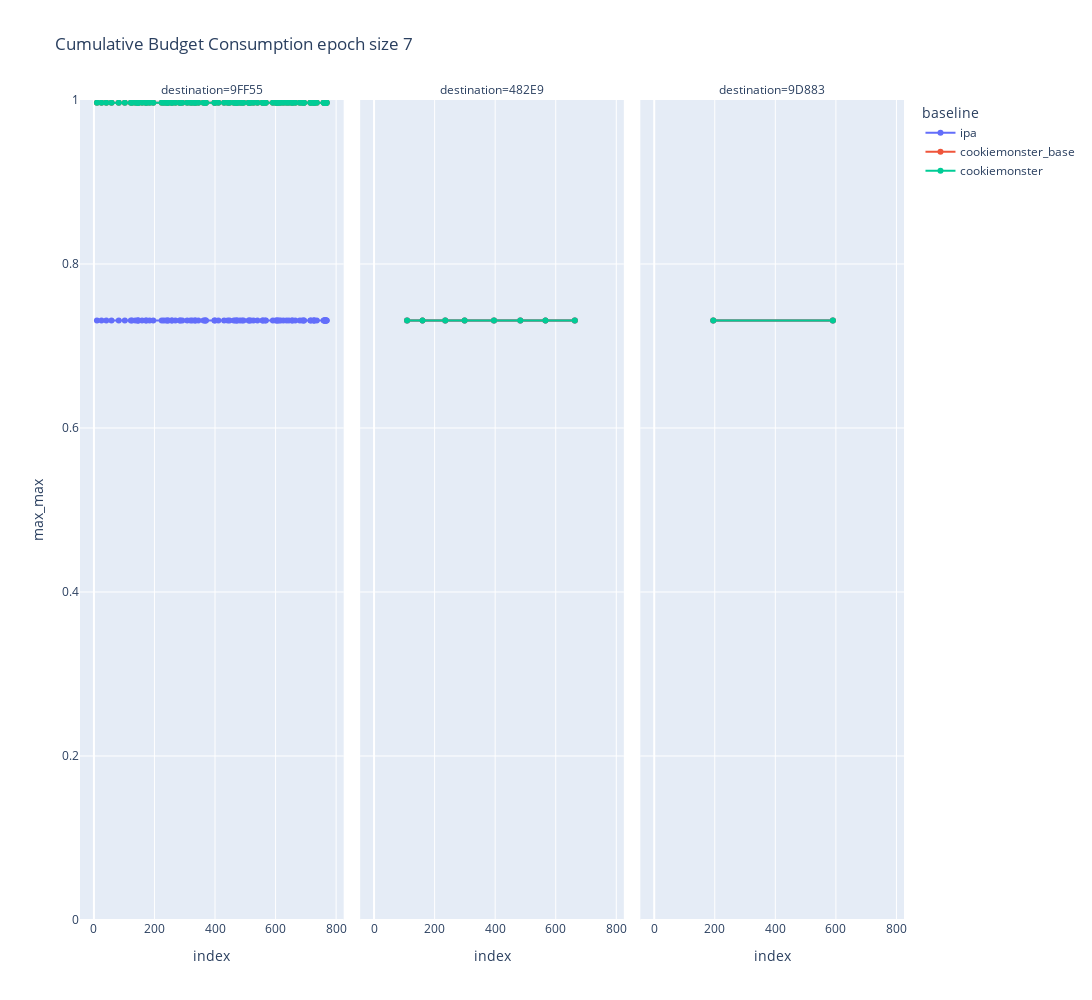
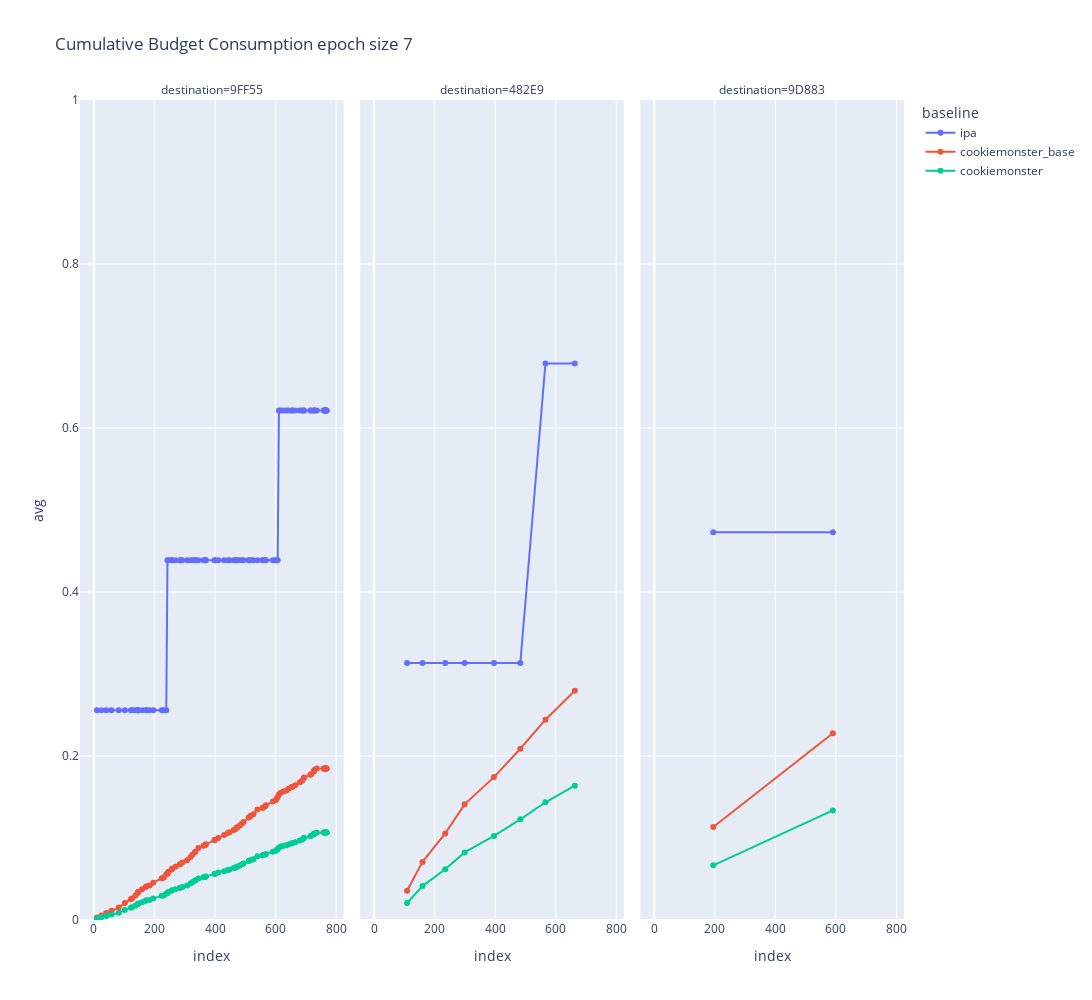

The notebook cell these images were saved under, in order:
### Code cell
u.plot_budget_consumption_lines(
    path,
    epoch_size=7,
    by_destination=True,
    extra_df_prep=extra_df_prep
)

### Figure 1 — Plotly figure (JSON) as saved in the notebook; plotly's stock layout.template omitted (floating-point values rounded to 4 significant figures)
{"data": [{"hovertemplate": "baseline=ipa<br>destination=9FF55<br>index=%{x}<br>max_max=%{y}<extra></extra>", "legendgroup": "ipa", "line": {"color": "#636efa", "dash": "solid"}, "marker": {"symbol": "circle"}, "mode": "lines+markers", "name": "ipa", "orientation": "v", "showlegend": true, "type": "scatter", "x": [10, 25, 41, 58, 82, 102, 122, 126, 137, 144, 146, 147, 159, 171, 174, 184, 196, 224, 231, 239, 243, 246, 257, 258, 269, 283, 286, 292, 308, 319, 325, 334, 335, 345, 362, 366, 369, 370, 398, 400, 411, 430, 442, 448, 462, 467, 472, 473, 482, 489, 494, 511, 513, 518, 527, 540, 557, 558, 565, 568, 591, 601, 604, 607, 611, 617, 626, 636, 644, 654, 656, 665, 680, 688, 693, 694, 715, 717, 726, 727, 728, 736, 759, 760, 761, 762, 763, 764, 765, 766, 767, 768, 769], "xaxis": "x", "y": [0.731, 0.731, 0.731, 0.731, 0.731, 0.731, 0.731, 0.731, 0.731, 0.731, 0.731, 0.731, 0.731, 0.731, 0.731, 0.731, 0.731, 0.731, 0.731, 0.731, 0.731, 0.731, 0.731, 0.731, 0.731, 0.731, 0.731, 0.731, 0.731, 0.731, 0.731, 0.731, 0.731, 0.731, 0.731, 0.731, 0.731, 0.731, 0.731, 0.731, 0.731, 0.731, 0.731, 0.731, 0.731, 0.731, 0.731, 0.731, 0.731, 0.731, 0.731, 0.731, 0.731, 0.731, 0.731, 0.731, 0.731, 0.731, 0.731, 0.731, 0.731, 0.731, 0.731, 0.731, 0.731, 0.731, 0.731, 0.731, 0.731, 0.731, 0.731, 0.731, 0.731, 0.731, 0.731, 0.731, 0.731, 0.731, 0.731, 0.731, 0.731, 0.731, 0.731, 0.731, 0.731, 0.731, 0.731, 0.731, 0.731, 0.731, 0.731, 0.731, 0.731], "yaxis": "y"}, {"hovertemplate": "baseline=ipa<br>destination=482E9<br>index=%{x}<br>max_max=%{y}<extra></extra>", "legendgroup": "ipa", "line": {"color": "#636efa", "dash": "solid"}, "marker": {"symbol": "circle"}, "mode": "lines+markers", "name": "ipa", "orientation": "v", "showlegend": false, "type": "scatter", "x": [109, 160, 235, 299, 396, 483, 566, 663], "xaxis": "x2", "y": [0.731, 0.731, 0.731, 0.731, 0.731, 0.731, 0.731, 0.731], "yaxis": "y2"}, {"hovertemplate": "baseline=ipa<br>destination=9D883<br>index=%{x}<br>max_max=%{y}<extra></extra>", "legendgroup": "ipa", "line": {"color": "#636efa", "dash": "solid"}, "marker": {"symbol": "circle"}, "mode": "lines+markers", "name": "ipa", "orientation": "v", "showlegend": false, "type": "scatter", "x": [195, 590], "xaxis": "x3", "y": [0.731, 0.731], "yaxis": "y3"}, {"hovertemplate": "baseline=cookiemonster_base<br>destination=9FF55<br>index=%{x}<br>max_max=%{y}<extra></extra>", "legendgroup": "cookiemonster_base", "line": {"color": "#EF553B", "dash": "solid"}, "marker": {"symbol": "circle"}, "mode": "lines+markers", "name": "cookiemonster_base", "orientation": "v", "showlegend": true, "type": "scatter", "x": [10, 25, 41, 58, 82, 102, 122, 126, 137, 144, 146, 147, 159, 171, 174, 184, 196, 224, 231, 239, 243, 246, 257, 258, 269, 283, 286, 292, 308, 319, 325, 334, 335, 345, 362, 366, 369, 370, 398, 400, 411, 430, 442, 448, 462, 467, 472, 473, 482, 489, 494, 511, 513, 518, 527, 540, 557, 558, 565, 568, 591, 601, 604, 607, 611, 617, 626, 636, 644, 654, 656, 665, 680, 688, 693, 694, 715, 717, 726, 727, 728, 736, 759, 760, 761, 762, 763, 764, 765, 766, 767, 768, 769], "xaxis": "x", "y": [0.9968, 0.9968, 0.9968, 0.9968, 0.9968, 0.9968, 0.9968, 0.9968, 0.9968, 0.9968, 0.9968, 0.9968, 0.9968, 0.9968, 0.9968, 0.9968, 0.9968, 0.9968, 0.9968, 0.9968, 0.9968, 0.9968, 0.9968, 0.9968, 0.9968, 0.9968, 0.9968, 0.9968, 0.9968, 0.9968, 0.9968, 0.9968, 0.9968, 0.9968, 0.9968, 0.9968, 0.9968, 0.9968, 0.9968, 0.9968, 0.9968, 0.9968, 0.9968, 0.9968, 0.9968, 0.9968, 0.9968, 0.9968, 0.9968, 0.9968, 0.9968, 0.9968, 0.9968, 0.9968, 0.9968, 0.9968, 0.9968, 0.9968, 0.9968, 0.9968, 0.9968, 0.9968, 0.9968, 0.9968, 0.9968, 0.9968, 0.9968, 0.9968, 0.9968, 0.9968, 0.9968, 0.9968, 0.9968, 0.9968, 0.9968, 0.9968, 0.9968, 0.9968, 0.9968, 0.9968, 0.9968, 0.9968, 0.9968, 0.9968, 0.9968, 0.9968, 0.9968, 0.9968, 0.9968, 0.9968, 0.9968, 0.9968, 0.9968], "yaxis": "y"}, {"hovertemplate": "baseline=cookiemonster_base<br>destination=482E9<br>index=%{x}<br>max_max=%{y}<extra></extra>", "legendgroup": "cookiemonster_base", "line": {"color": "#EF553B", "dash": "solid"}, "marker": {"symbol": "circle"}, "mode": "lines+markers", "name": "cookiemonster_base", "orientation": "v", "showlegend": false, "type": "scatter", "x": [109, 160, 235, 299, 396, 483, 566, 663], "xaxis": "x2", "y": [0.731, 0.731, 0.731, 0.731, 0.731, 0.731, 0.731, 0.731], "yaxis": "y2"}, {"hovertemplate": "baseline=cookiemonster_base<br>destination=9D883<br>index=%{x}<br>max_max=%{y}<extra></extra>", "legendgroup": "cookiemonster_base", "line": {"color": "#EF553B", "dash": "solid"}, "marker": {"symbol": "circle"}, "mode": "lines+markers", "name": "cookiemonster_base", "orientation": "v", "showlegend": false, "type": "scatter", "x": [195, 590], "xaxis": "x3", "y": [0.731, 0.731], "yaxis": "y3"}, {"hovertemplate": "baseline=cookiemonster<br>destination=9FF55<br>index=%{x}<br>max_max=%{y}<extra></extra>", "legendgroup": "cookiemonster", "line": {"color": "#00cc96", "dash": "solid"}, "marker": {"symbol": "circle"}, "mode": "lines+markers", "name": "cookiemonster", "orientation": "v", "showlegend": true, "type": "scatter", "x": [10, 25, 41, 58, 82, 102, 122, 126, 137, 144, 146, 147, 159, 171, 174, 184, 196, 224, 231, 239, 243, 246, 257, 258, 269, 283, 286, 292, 308, 319, 325, 334, 335, 345, 362, 366, 369, 370, 398, 400, 411, 430, 442, 448, 462, 467, 472, 473, 482, 489, 494, 511, 513, 518, 527, 540, 557, 558, 565, 568, 591, 601, 604, 607, 611, 617, 626, 636, 644, 654, 656, 665, 680, 688, 693, 694, 715, 717, 726, 727, 728, 736, 759, 760, 761, 762, 763, 764, 765, 766, 767, 768, 769], "xaxis": "x", "y": [0.9968, 0.9968, 0.9968, 0.9968, 0.9968, 0.9968, 0.9968, 0.9968, 0.9968, 0.9968, 0.9968, 0.9968, 0.9968, 0.9968, 0.9968, 0.9968, 0.9968, 0.9968, 0.9968, 0.9968, 0.9968, 0.9968, 0.9968, 0.9968, 0.9968, 0.9968, 0.9968, 0.9968, 0.9968, 0.9968, 0.9968, 0.9968, 0.9968, 0.9968, 0.9968, 0.9968, 0.9968, 0.9968, 0.9968, 0.9968, 0.9968, 0.9968, 0.9968, 0.9968, 0.9968, 0.9968, 0.9968, 0.9968, 0.9968, 0.9968, 0.9968, 0.9968, 0.9968, 0.9968, 0.9968, 0.9968, 0.9968, 0.9968, 0.9968, 0.9968, 0.9968, 0.9968, 0.9968, 0.9968, 0.9968, 0.9968, 0.9968, 0.9968, 0.9968, 0.9968, 0.9968, 0.9968, 0.9968, 0.9968, 0.9968, 0.9968, 0.9968, 0.9968, 0.9968, 0.9968, 0.9968, 0.9968, 0.9968, 0.9968, 0.9968, 0.9968, 0.9968, 0.9968, 0.9968, 0.9968, 0.9968, 0.9968, 0.9968], "yaxis": "y"}, {"hovertemplate": "baseline=cookiemonster<br>destination=482E9<br>index=%{x}<br>max_max=%{y}<extra></extra>", "legendgroup": "cookiemonster", "line": {"color": "#00cc96", "dash": "solid"}, "marker": {"symbol": "circle"}, "mode": "lines+markers", "name": "cookiemonster", "orientation": "v", "showlegend": false, "type": "scatter", "x": [109, 160, 235, 299, 396, 483, 566, 663], "xaxis": "x2", "y": [0.731, 0.731, 0.731, 0.731, 0.731, 0.731, 0.731, 0.731], "yaxis": "y2"}, {"hovertemplate": "baseline=cookiemonster<br>destination=9D883<br>index=%{x}<br>max_max=%{y}<extra></extra>", "legendgroup": "cookiemonster", "line": {"color": "#00cc96", "dash": "solid"}, "marker": {"symbol": "circle"}, "mode": "lines+markers", "name": "cookiemonster", "orientation": "v", "showlegend": false, "type": "scatter", "x": [195, 590], "xaxis": "x3", "y": [0.731, 0.731], "yaxis": "y3"}], "layout": {"annotations": [{"showarrow": false, "text": "destination=9FF55", "x": 0.16, "xanchor": "center", "xref": "paper", "y": 1, "yanchor": "bottom", "yref": "paper"}, {"showarrow": false, "text": "destination=482E9", "x": 0.5, "xanchor": "center", "xref": "paper", "y": 1, "yanchor": "bottom", "yref": "paper"}, {"showarrow": false, "text": "destination=9D883", "x": 0.84, "xanchor": "center", "xref": "paper", "y": 1, "yanchor": "bottom", "yref": "paper"}], "height": 1000, "legend": {"title": {"text": "baseline"}, "tracegroupgap": 0}, "title": {"text": "Cumulative Budget Consumption epoch size 7"}, "width": 1100, "xaxis": {"anchor": "y", "domain": [0, 0.32], "title": {"text": "index"}}, "xaxis2": {"anchor": "y2", "domain": [0.34, 0.66], "matches": "x", "title": {"text": "index"}}, "xaxis3": {"anchor": "y3", "domain": [0.68, 1.0], "matches": "x", "title": {"text": "index"}}, "yaxis": {"anchor": "x", "domain": [0, 1], "range": [0, 1], "title": {"text": "max_max"}}, "yaxis2": {"anchor": "x2", "domain": [0, 1], "matches": "y", "showticklabels": false}, "yaxis3": {"anchor": "x3", "domain": [0, 1], "matches": "y", "showticklabels": false}}}

### Figure 2 — Plotly figure (JSON) as saved in the notebook; plotly's stock layout.template omitted (floating-point values rounded to 4 significant figures)
{"data": [{"hovertemplate": "baseline=ipa<br>destination=9FF55<br>index=%{x}<br>avg=%{y}<extra></extra>", "legendgroup": "ipa", "line": {"color": "#636efa", "dash": "solid"}, "marker": {"symbol": "circle"}, "mode": "lines+markers", "name": "ipa", "orientation": "v", "showlegend": true, "type": "scatter", "x": [10, 25, 41, 58, 82, 102, 122, 126, 137, 144, 146, 147, 159, 171, 174, 184, 196, 224, 231, 239, 243, 246, 257, 258, 269, 283, 286, 292, 308, 319, 325, 334, 335, 345, 362, 366, 369, 370, 398, 400, 411, 430, 442, 448, 462, 467, 472, 473, 482, 489, 494, 511, 513, 518, 527, 540, 557, 558, 565, 568, 591, 601, 604, 607, 611, 617, 626, 636, 644, 654, 656, 665, 680, 688, 693, 694, 715, 717, 726, 727, 728, 736, 759, 760, 761, 762, 763, 764, 765, 766, 767, 768, 769], "xaxis": "x", "y": [0.2558, 0.2558, 0.2558, 0.2558, 0.2558, 0.2558, 0.2558, 0.2558, 0.2558, 0.2558, 0.2558, 0.2558, 0.2558, 0.2558, 0.2558, 0.2558, 0.2558, 0.2558, 0.2558, 0.2558, 0.4386, 0.4386, 0.4386, 0.4386, 0.4386, 0.4386, 0.4386, 0.4386, 0.4386, 0.4386, 0.4386, 0.4386, 0.4386, 0.4386, 0.4386, 0.4386, 0.4386, 0.4386, 0.4386, 0.4386, 0.4386, 0.4386, 0.4386, 0.4386, 0.4386, 0.4386, 0.4386, 0.4386, 0.4386, 0.4386, 0.4386, 0.4386, 0.4386, 0.4386, 0.4386, 0.4386, 0.4386, 0.4386, 0.4386, 0.4386, 0.4386, 0.4386, 0.4386, 0.4386, 0.6213, 0.6213, 0.6213, 0.6213, 0.6213, 0.6213, 0.6213, 0.6213, 0.6213, 0.6213, 0.6213, 0.6213, 0.6213, 0.6213, 0.6213, 0.6213, 0.6213, 0.6213, 0.6213, 0.6213, 0.6213, 0.6213, 0.6213, 0.6213, 0.6213, 0.6213, 0.6213, 0.6213, 0.6213], "yaxis": "y"}, {"hovertemplate": "baseline=ipa<br>destination=482E9<br>index=%{x}<br>avg=%{y}<extra></extra>", "legendgroup": "ipa", "line": {"color": "#636efa", "dash": "solid"}, "marker": {"symbol": "circle"}, "mode": "lines+markers", "name": "ipa", "orientation": "v", "showlegend": false, "type": "scatter", "x": [109, 160, 235, 299, 396, 483, 566, 663], "xaxis": "x2", "y": [0.3133, 0.3133, 0.3133, 0.3133, 0.3133, 0.3133, 0.6788, 0.6788], "yaxis": "y2"}, {"hovertemplate": "baseline=ipa<br>destination=9D883<br>index=%{x}<br>avg=%{y}<extra></extra>", "legendgroup": "ipa", "line": {"color": "#636efa", "dash": "solid"}, "marker": {"symbol": "circle"}, "mode": "lines+markers", "name": "ipa", "orientation": "v", "showlegend": false, "type": "scatter", "x": [195, 590], "xaxis": "x3", "y": [0.473, 0.473], "yaxis": "y3"}, {"hovertemplate": "baseline=cookiemonster_base<br>destination=9FF55<br>index=%{x}<br>avg=%{y}<extra></extra>", "legendgroup": "cookiemonster_base", "line": {"color": "#EF553B", "dash": "solid"}, "marker": {"symbol": "circle"}, "mode": "lines+markers", "name": "cookiemonster_base", "orientation": "v", "showlegend": true, "type": "scatter", "x": [10, 25, 41, 58, 82, 102, 122, 126, 137, 144, 146, 147, 159, 171, 174, 184, 196, 224, 231, 239, 243, 246, 257, 258, 269, 283, 286, 292, 308, 319, 325, 334, 335, 345, 362, 366, 369, 370, 398, 400, 411, 430, 442, 448, 462, 467, 472, 473, 482, 489, 494, 511, 513, 518, 527, 540, 557, 558, 565, 568, 591, 601, 604, 607, 611, 617, 626, 636, 644, 654, 656, 665, 680, 688, 693, 694, 715, 717, 726, 727, 728, 736, 759, 760, 761, 762, 763, 764, 765, 766, 767, 768, 769], "xaxis": "x", "y": [0.002914, 0.005552, 0.008446, 0.01126, 0.0152, 0.02082, 0.02527, 0.02633, 0.02973, 0.0328, 0.03417, 0.03448, 0.03755, 0.04039, 0.04127, 0.04222, 0.04533, 0.05105, 0.05168, 0.0558, 0.05631, 0.05871, 0.06164, 0.06241, 0.06487, 0.06782, 0.06844, 0.07002, 0.07302, 0.07692, 0.07963, 0.08308, 0.08321, 0.08773, 0.0907, 0.09127, 0.09173, 0.09236, 0.0974, 0.09788, 0.1002, 0.1035, 0.106, 0.1071, 0.1099, 0.1106, 0.1127, 0.1127, 0.1153, 0.1176, 0.1196, 0.1249, 0.1254, 0.1273, 0.1288, 0.1346, 0.1367, 0.1368, 0.1386, 0.1398, 0.1446, 0.1462, 0.1481, 0.1501, 0.1532, 0.1552, 0.1566, 0.1578, 0.1603, 0.1623, 0.1626, 0.1645, 0.168, 0.17, 0.1728, 0.1738, 0.1772, 0.1779, 0.181, 0.1815, 0.183, 0.1846, 0.1849, 0.1849, 0.1849, 0.1849, 0.1849, 0.1849, 0.1849, 0.1849, 0.1849, 0.1849, 0.1849], "yaxis": "y"}, {"hovertemplate": "baseline=cookiemonster_base<br>destination=482E9<br>index=%{x}<br>avg=%{y}<extra></extra>", "legendgroup": "cookiemonster_base", "line": {"color": "#EF553B", "dash": "solid"}, "marker": {"symbol": "circle"}, "mode": "lines+markers", "name": "cookiemonster_base", "orientation": "v", "showlegend": false, "type": "scatter", "x": [109, 160, 235, 299, 396, 483, 566, 663], "xaxis": "x2", "y": [0.03561, 0.07087, 0.1056, 0.1411, 0.1743, 0.2089, 0.2443, 0.2795], "yaxis": "y2"}, {"hovertemplate": "baseline=cookiemonster_base<br>destination=9D883<br>index=%{x}<br>avg=%{y}<extra></extra>", "legendgroup": "cookiemonster_base", "line": {"color": "#EF553B", "dash": "solid"}, "marker": {"symbol": "circle"}, "mode": "lines+markers", "name": "cookiemonster_base", "orientation": "v", "showlegend": false, "type": "scatter", "x": [195, 590], "xaxis": "x3", "y": [0.1135, 0.2278], "yaxis": "y3"}, {"hovertemplate": "baseline=cookiemonster<br>destination=9FF55<br>index=%{x}<br>avg=%{y}<extra></extra>", "legendgroup": "cookiemonster", "line": {"color": "#00cc96", "dash": "solid"}, "marker": {"symbol": "circle"}, "mode": "lines+markers", "name": "cookiemonster", "orientation": "v", "showlegend": true, "type": "scatter", "x": [10, 25, 41, 58, 82, 102, 122, 126, 137, 144, 146, 147, 159, 171, 174, 184, 196, 224, 231, 239, 243, 246, 257, 258, 269, 283, 286, 292, 308, 319, 325, 334, 335, 345, 362, 366, 369, 370, 398, 400, 411, 430, 442, 448, 462, 467, 472, 473, 482, 489, 494, 511, 513, 518, 527, 540, 557, 558, 565, 568, 591, 601, 604, 607, 611, 617, 626, 636, 644, 654, 656, 665, 680, 688, 693, 694, 715, 717, 726, 727, 728, 736, 759, 760, 761, 762, 763, 764, 765, 766, 767, 768, 769], "xaxis": "x", "y": [0.001704, 0.003317, 0.004955, 0.00665, 0.008916, 0.01208, 0.01481, 0.01542, 0.01743, 0.01921, 0.01992, 0.02008, 0.02171, 0.02345, 0.02397, 0.02454, 0.02635, 0.02944, 0.02984, 0.0323, 0.03261, 0.03405, 0.0358, 0.03625, 0.03763, 0.03914, 0.03946, 0.04029, 0.04208, 0.04444, 0.04605, 0.04808, 0.04815, 0.05057, 0.05217, 0.05251, 0.05278, 0.05319, 0.05621, 0.0565, 0.05778, 0.05952, 0.06097, 0.06164, 0.06335, 0.0638, 0.065, 0.06503, 0.06654, 0.06789, 0.06898, 0.07181, 0.07211, 0.07325, 0.07421, 0.07771, 0.07891, 0.07894, 0.07988, 0.0805, 0.08327, 0.08431, 0.08544, 0.08663, 0.08847, 0.08967, 0.09049, 0.09111, 0.09241, 0.0935, 0.09368, 0.09486, 0.09697, 0.09819, 0.09985, 0.1004, 0.1022, 0.1026, 0.1045, 0.1047, 0.1056, 0.1064, 0.1066, 0.1066, 0.1066, 0.1066, 0.1066, 0.1066, 0.1066, 0.1066, 0.1066, 0.1066, 0.1066], "yaxis": "y"}, {"hovertemplate": "baseline=cookiemonster<br>destination=482E9<br>index=%{x}<br>avg=%{y}<extra></extra>", "legendgroup": "cookiemonster", "line": {"color": "#00cc96", "dash": "solid"}, "marker": {"symbol": "circle"}, "mode": "lines+markers", "name": "cookiemonster", "orientation": "v", "showlegend": false, "type": "scatter", "x": [109, 160, 235, 299, 396, 483, 566, 663], "xaxis": "x2", "y": [0.02072, 0.04135, 0.06198, 0.0824, 0.1025, 0.1228, 0.1436, 0.1638], "yaxis": "y2"}, {"hovertemplate": "baseline=cookiemonster<br>destination=9D883<br>index=%{x}<br>avg=%{y}<extra></extra>", "legendgroup": "cookiemonster", "line": {"color": "#00cc96", "dash": "solid"}, "marker": {"symbol": "circle"}, "mode": "lines+markers", "name": "cookiemonster", "orientation": "v", "showlegend": false, "type": "scatter", "x": [195, 590], "xaxis": "x3", "y": [0.0667, 0.1336], "yaxis": "y3"}], "layout": {"annotations": [{"showarrow": false, "text": "destination=9FF55", "x": 0.16, "xanchor": "center", "xref": "paper", "y": 1, "yanchor": "bottom", "yref": "paper"}, {"showarrow": false, "text": "destination=482E9", "x": 0.5, "xanchor": "center", "xref": "paper", "y": 1, "yanchor": "bottom", "yref": "paper"}, {"showarrow": false, "text": "destination=9D883", "x": 0.84, "xanchor": "center", "xref": "paper", "y": 1, "yanchor": "bottom", "yref": "paper"}], "height": 1000, "legend": {"title": {"text": "baseline"}, "tracegroupgap": 0}, "title": {"text": "Cumulative Budget Consumption epoch size 7"}, "width": 1100, "xaxis": {"anchor": "y", "domain": [0, 0.32], "title": {"text": "index"}}, "xaxis2": {"anchor": "y2", "domain": [0.34, 0.66], "matches": "x", "title": {"text": "index"}}, "xaxis3": {"anchor": "y3", "domain": [0.68, 1.0], "matches": "x", "title": {"text": "index"}}, "yaxis": {"anchor": "x", "domain": [0, 1], "range": [0, 1], "title": {"text": "avg"}}, "yaxis2": {"anchor": "x2", "domain": [0, 1], "matches": "y", "showticklabels": false}, "yaxis3": {"anchor": "x3", "domain": [0, 1], "matches": "y", "showticklabels": false}}}
